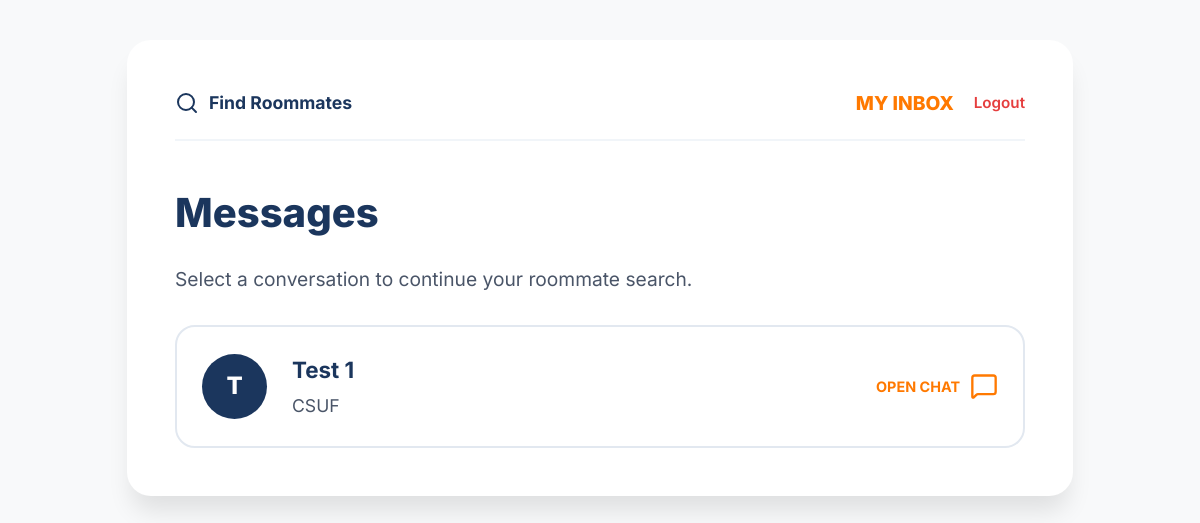
/inbox (signed in), run on the app's committed database.
### app.py (models this page shows)
class User(db.Model):
    id = db.Column(db.Integer, primary_key=True)
    name = db.Column(db.String(100), nullable=False)
    college = db.Column(db.String(100), nullable=False)
    phone = db.Column(db.String(20), nullable=False)
    age = db.Column(db.Integer, nullable=True)
    gender = db.Column(db.String(20), nullable=True)
    hobbies = db.Column(db.String(200), nullable=True)
    budget = db.Column(db.Integer, nullable=True)
    cleanliness = db.Column(db.Integer, nullable=True)
    noise_level = db.Column(db.Integer, nullable=True)
    sleep_schedule = db.Column(db.String(20), nullable=True)
    smoking = db.Column(db.Boolean, default=False)
    drinking = db.Column(db.Boolean, default=False)

### app.py (the view)
@app.route('/inbox')
def inbox():
    if 'user_id' not in session: return redirect(url_for('login'))
    user_id = session['user_id']
    sent = db.session.query(Message.receiver_id).filter_by(sender_id=user_id)
    received = db.session.query(Message.sender_id).filter_by(receiver_id=user_id)
    contact_ids = [r[0] for r in sent.union(received).all()]
    contacts = User.query.filter(User.id.in_(contact_ids)).all()
    unread_count = Message.query.filter_by(receiver_id=user_id, is_read=False).count()
    return render_template('inbox.html', contacts=contacts, unread_count=unread_count)

### templates/inbox.html (shortened to what this page needs)
<!DOCTYPE html>
<html lang="en">
<head>
    <link rel="stylesheet" href="{{ url_for('static', filename='style.css') }}">
</head>
<body>
    <div class="container" style="max-width: 850px;">
        <nav style="display: flex; justify-content: space-between; margin-bottom: 40px; padding-bottom: 20px; border-bottom: 2px solid #F1F5F9;">
            <a href="{{ url_for('matches', user_id=session['user_id']) }}" style="text-decoration: none; color: var(--primary-navy); font-weight: 700; display: flex; align-items: center; font-size: 1.1rem;">
                <i data-lucide="search" style="margin-right: 10px;"></i> Find Roommates
            </a>
            <div style="display: flex; gap: 20px; align-items: center;">
                <span style="color: var(--accent-orange); font-weight: 800; font-size: 1.2rem;">MY INBOX</span>
                <a href="{{ url_for('login') }}" style="text-decoration: none; color: #E53E3E; font-weight: 600; font-size: 0.95rem;">Logout</a>
            </div>
        </nav>
        <h1 style="text-align: left; margin-bottom: 10px; font-size: 2.5rem;">Messages</h1>
        <p style="font-size: 1.2rem; color: var(--text-muted); margin-bottom: 30px;">Select a conversation to continue your roommate search.</p>
        <div class="match-grid" style="display: flex; flex-direction: column; gap: 15px;">
            {% if contacts %}
                {% for contact in contacts %}
                <a href="{{ url_for('chat', sender_id=session['user_id'], receiver_id=contact.id) }}" style="text-decoration: none; color: inherit;">
                    <div class="match-card" style="display: flex; justify-content: space-between; align-items: center; background: white; border: 2px solid #E2E8F0; padding: 25px; border-radius: 20px; transition: transform 0.2s, border-color 0.2s;">
                        <div style="display: flex; align-items: center; gap: 25px;">
                            <div style="background: var(--primary-navy); color: white; width: 65px; height: 65px; border-radius: 50%; display: flex; align-items: center; justify-content: center; font-weight: 800; font-size: 1.5rem;">
                                {{ contact.name[0] | upper }}
                            </div>
                            <div>
                                <h3 style="margin: 0; color: var(--primary-navy); font-size: 1.4rem;">{{ contact.name }}</h3>
                                <p style="margin: 5px 0 0 0; font-size: 1.1rem; color: var(--text-muted);">{{ contact.college }}</p>
                            </div>
                        </div>
                        <div style="display: flex; align-items: center; gap: 10px;">
                            <span style="color: var(--accent-orange); font-size: 0.9rem; font-weight: 700;">OPEN CHAT</span>
                            <i data-lucide="message-square" style="color: var(--accent-orange); width: 28px; height: 28px;"></i>
                        </div>
                    </div>
                </a>
                {% endfor %}
            {% endif %}
        </div>
    </div>
</body>
</html>

### static/style.css (style rules this page uses)
:root { --primary-navy: #1B365D; --accent-orange: #FF7900; --bg-off-white: #F8F9FA; --text-main: #1A202C; --text-muted: #4A5568; --border-radius: 16px; --font-base: 18px; }
body { font-family: 'Inter', -apple-system, sans-serif; font-size: var(--font-base); line-height: 1.6; background-color: var(--bg-off-white); color: var(--text-main); margin: 0; }
.container { background: white; padding: 3rem; border-radius: 24px; box-shadow: 0 20px 25px -5px rgba(0, 0, 0, 0.1); max-width: 650px; width: 90%; margin: 40px auto; }
h1 { font-size: 2.5rem; font-weight: 800; color: var(--primary-navy); }
h3 { font-size: 1.25rem; margin-top: 2.5rem; }

### data on the page
User: name "T", name "Test 1", college "CSUF"
